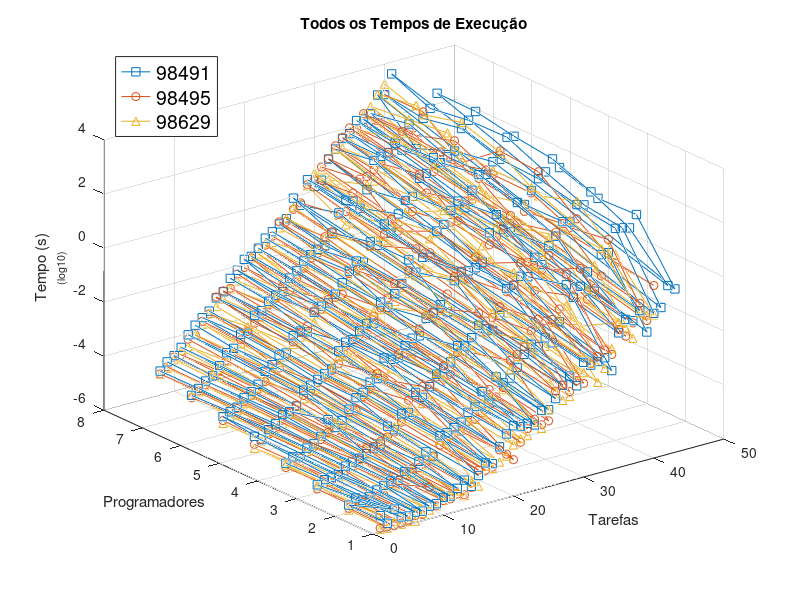

MATLAB code for this plot:
clear all; close all;

% Gráfico com os tempos de execução

file98491 = load("temposExecucao98491.txt");
file98495 = load("temposExecucao98495.txt");
file98629 = load("temposExecucao98629.txt");

T98491 = file98491(:,1);
P98491 = file98491(:,2);
t98491 = log10(file98491(:,3));

T98495 = file98495(:,1);
P98495 = file98495(:,2);
t98495 = log10(file98495(:,3));

T98629 = file98629(:,1);
P98629 = file98629(:,2);
t98629 = log10(file98629(:,3));

figure(1)
plot3(T98491, P98491, t98491, '-s');
hold on;
plot3(T98495, P98495, t98495, '-o');
plot3(T98629, P98629, t98629, '-^');
hold off;

title 'Todos os Tempos de Execução'
xlabel ('Tarefas')
ylabel ('Programadores')
zlabel ({'Tempo (s)', '_{(log10)}'});
legend ({'98491', '98495', '98629'},'Location', 'northwest', 'FontSize', 14);
grid on;